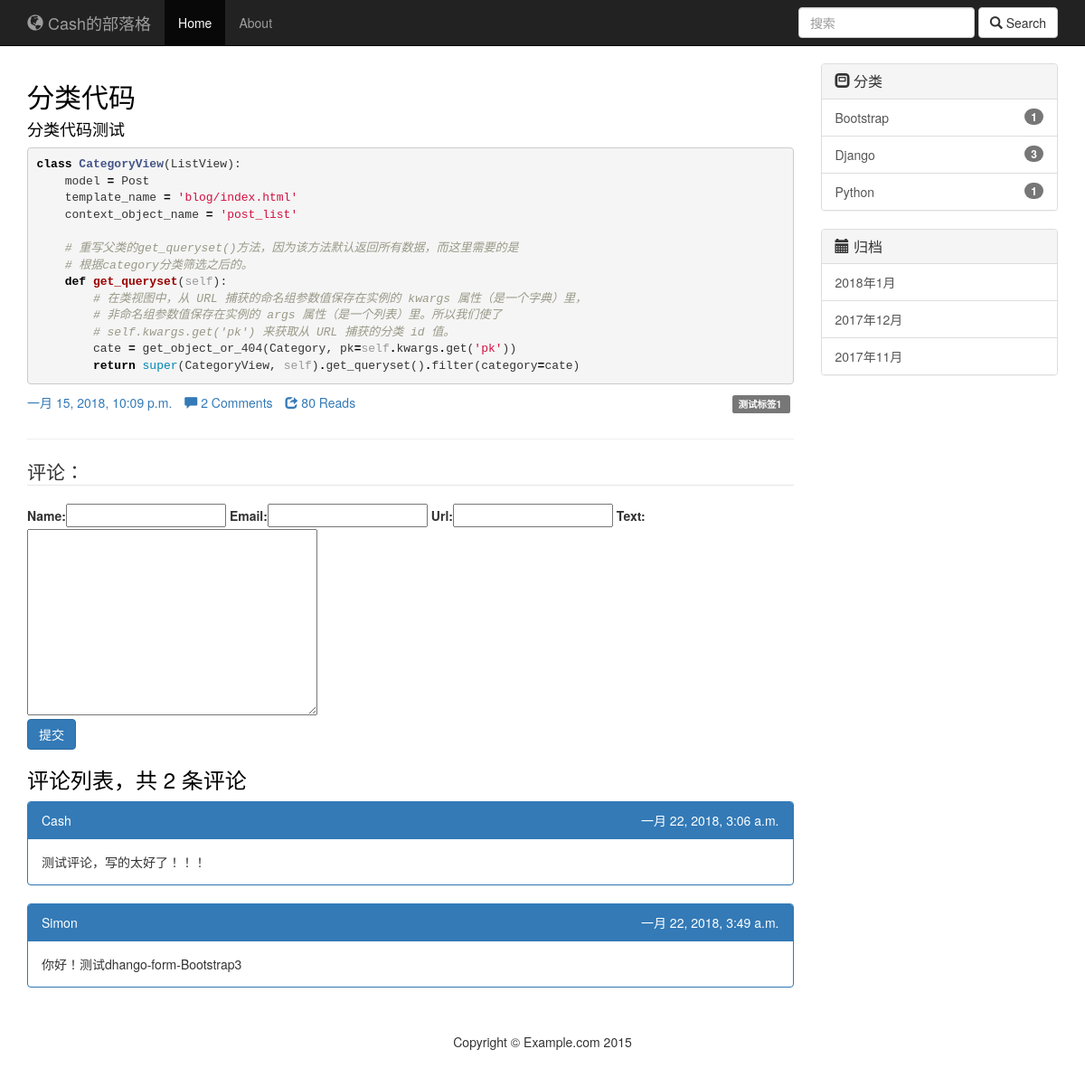
/post/5/, run on the app's committed database.
### blog/models.py (models this page shows, shortened)
class Post(models.Model):
    title = models.CharField(max_length=70)
    body = models.TextField()
    created_time = models.DateTimeField()
    modified_time = models.DateTimeField()
    excerpt = models.CharField(max_length=200, blank=True)
    category = models.ForeignKey(Category, on_delete=models.CASCADE)
    tags = models.ManyToManyField(Tag, blank=True)
    author = models.ForeignKey(User, on_delete=models.CASCADE)
    views = models.PositiveIntegerField(default=0)
    def increase_views(self):
        self.views += 1
        self.save(update_fields=['views'])
    def save(self, *args, **kwargs):
        if not self.excerpt:
            md = markdown.Markdown(extensions=[
                'markdown.extensions.extra',
                'markdown.extensions.codehilite',
            ])
            self.excerpt = strip_tags(md.convert(self.body))[:200]
        super(Post, self).save(*args, **kwargs)
    class Meta:
        ordering = ['-created_time']

class Tag(models.Model):
    name = models.CharField(max_length=100)

class Category(models.Model):
    name = models.CharField(max_length=100)

### comments/models.py (models this page shows, shortened)
class Comment(models.Model):
    name = models.CharField(max_length=100)
    email = models.EmailField(max_length=255)
    url = models.URLField(blank=True)
    text = models.TextField()
    created_time = models.DateTimeField(auto_now_add=True)
    post = models.ForeignKey('blog.Post', on_delete=models.CASCADE)

### blog/views.py (the view)
# urls.py: url(r'^post/(?P<pk>[0-9]+)/$', views.PostDetailView.as_view(),
class PostDetailView(DetailView):
    model = Post
    template_name = 'blog/detail.html'
    context_object_name = 'post'
    def get(self, request, *args, **kwargs):
        response = super(PostDetailView, self).get(request, *args, **kwargs)
        self.object.increase_views()
        return response
    def get_object(self, queryset=None):
        post = super(PostDetailView, self).get_object(queryset=None)
        md = markdown.Markdown(extensions=[
            'markdown.extensions.extra',
            'markdown.extensions.codehilite',
            TocExtension(slugify=slugify),
        ])
        post.body = md.convert(post.body)
        post.toc = md.toc
        return post
    def get_context_data(self, **kwargs):
        context = super(PostDetailView, self).get_context_data(**kwargs)
        form = CommentForm()
        comment_list = self.object.comment_set.all()
        context.update({'form': form,
                        'comment_list': comment_list
                        })
        return context

### comments/form.py
class CommentForm(forms.ModelForm):
    class Meta:
        model = Comment
        fields = ['name', 'email', 'url', 'text']

### blog/templatetags/blog_tags.py (called while the page is built)
@register.simple_tag
def archives():
    return Post.objects.dates('created_time', 'month', order='DESC')

@register.simple_tag
def get_categories():
    return Category.objects.all()

### templates/blog/detail.html (shortened to what this page needs)
{% extends 'base.html' %}
{% load bootstrap_tags %}
{% block main %}
    <div class="row">
        <article class="col-xs-12">
            <h2>{{ post.title }}</h2>
            <p>{{ post.body|safe }}</p>
            <p class="pull-right">
                {% for tag in post.tags.all %}
                    <a style="TEXT-DECORATION:none" href="{% url 'blog:tag' tag.pk %}">
                            <span class="label label-default">
                                {{ tag.name }}
                            </span>&nbsp;
                    </a>
                {% endfor %}
            </p>
            <ul class="list-inline">
                <li><a href="#">{{ post.created_time }}</a></li>
                <li><a href="#"><span class="glyphicon glyphicon-comment"></span> {{ post.comment_set.count }}
                    Comments</a></li>
                <li><a href="#"><span class="glyphicon glyphicon-share"></span> {{ post.views }} Reads</a></li>
            </ul>
        </article>
    </div>
    <hr>
    <form action="{% url 'comments:post_comment' post.pk %}" method="post" class="comment-form">
        <legend>评论：</legend>
        {{ form|as_bootstrap_inline }}
        <div class="form-actions">
            <button type="submit" class="btn btn-primary">提交</button>
        </div>
    </form>
    <div class="comment-list-panel">
        <h3>评论列表，共 <span>{{ comment_list|length }}</span> 条评论</h3>
        <ul class="comment-list list-group">
            {% for comment in comment_list %}
                <div class="panel panel-primary">
                    <div class="panel-heading">
                        {{ comment.name }}
                        <span class="pull-right">{{ comment.created_time }}</span>
                    </div>
                    <div class="panel-body">
                        {{ comment.text }}
                    </div>
                </div>
            {% empty %}
                暂无评论
            {% endfor %}
        </ul>
    </div>
{% endblock %}

### templates/base.html (shortened to what this page needs)
{% load staticfiles %}
{% load blog_tags %}
<!DOCTYPE html>
<html lang="en">
<head>
    <link href="{% static 'blog/css/bootstrap.min.css' %}" rel="stylesheet">
    <link href="{% static 'blog/css/custom.css' %}" rel="stylesheet">
    <link rel="stylesheet" href="{% static 'blog/css_BAK/highlights/github.css' %}">
</head>
<body>
<nav class="navbar navbar-inverse navbar-fixed-top" role="navigation">
    <div class="container">
        <div class="navbar-header">
            <a class="navbar-brand" href="#"><span class="glyphicon glyphicon-globe"></span> Cash的部落格</a>
        </div>
        <div class="collapse navbar-collapse" id="navbar">
            <ul class="nav navbar-nav">
                <li class="active">
                    <a href="{% url 'blog:index' %}">Home</a>
                </li>
                <li>
                    <a href="#">About</a>
                </li>
            </ul>
            <form class="navbar-form navbar-right" id="searchform" role="search" method="get"
                  action="{% url 'haystack_search' %}">
                <div class="form-group">
                    <input type="search" name="q" placeholder="搜索" class="form-control" required>
                </div>
                <button type="submit" class="btn btn-default"><span class="glyphicon glyphicon-search"></span> Search
                </button>
            </form>
        </div>
    </div>
</nav>
<div class="container-fluid">
    <div class="col-sm-9">
        {% block main %}
        {% endblock %}
    </div>
    <div class="col-sm-3">
        <div class="panel panel-default">
            <div class="panel-heading">
                <h1 class="panel-title"><span class="glyphicon glyphicon-modal-window"></span> 分类</h1>
            </div>
            {% get_categories as categories %}
            <div class="list-group">
                {% for category in categories %}
                    <a href="{% url 'blog:category' category.pk %}" class="list-group-item">{{ category.name }}
                        <span class="badge badge-primary badge-pill pull-right">{{ category.post_set.count }}</span>
                    </a>
                {% endfor %}
            </div>
        </div>
        <div class="panel panel-default">
            <div class="panel-heading">
                <h1 class="panel-title"><span class="glyphicon glyphicon-calendar"></span> 归档</h1>
            </div>
            {% archives as date_list %}
            <div class="list-group">
                {% for date in date_list %}
                    <a href="{% url 'blog:archives' date.year date.month %}"
                       class="list-group-item">
                        {{ date.year }}年{{ date.month }}月</a>
                {% endfor %}
            </div>
        </div>
    </div>
</div>
<footer>
    <div class="small-print">
        <div class="container">
            <p>Copyright &copy; Example.com 2015 </p>
        </div>
    </div>
</footer>
</body>
</html>

### blog/static/blog/css/custom.css (style rules this page uses)
body { padding-top: 70px; }
h1, h2, h3, h4, h5, h6 { color: black; }
.small-print { background-color: #fff; padding: 30px 0; }
.feature, .page-intro, .article-intro, .small-print { text-align: center; }

### blog/static/blog/css_BAK/highlights/github.css (style rules this page uses)
.codehilite .k { color: #000000; font-weight: bold }
.codehilite .o { color: #000000; font-weight: bold }
.codehilite .c1 { color: #999988; font-style: italic }
.codehilite .nb { color: #0086B3 }
.codehilite .nc { color: #445588; font-weight: bold }
.codehilite .nf { color: #990000; font-weight: bold }
.codehilite .w { color: #bbbbbb }
.codehilite .s1 { color: #d01040 }
.codehilite .bp { color: #999999 }

### data on the page
Post: title "分类代码", body "分类代码测试 class CategoryView ( ListView ): model = Post template_name = 'blog/index.html' context_object_name = 'post_list' # 重写父类的get_queryset()方法，因为该方法默认返回所有数据，而这里需要的是 # 根据category分类筛选之后的。 def get_queryset ( self ): # 在类视图中，从 URL 捕获的命名组参数值保存在实例的 kwargs 属性（是一个字典）里， # 非命名组参数值保存在实例的 args 属性（是一个列表）里。所以我们使了 # self.kwargs.get('pk') 来获取从 URL 捕获的分类 id 值。 cate = get_object_or_404 ( Category , pk = self . kwargs . get ( 'pk' )) return super ( CategoryView , self ) . get_queryset () . filter ( category = cate )", created_time "一月 15, 2018, 10:09 p.m.", comment_set.count "2", views "80"
Tag: name "测试标签1"
Comment: name "Cash", created_time "一月 22, 2018, 3:06 a.m.", text "测试评论，写的太好了！！！"
Comment: name "Simon", created_time "一月 22, 2018, 3:49 a.m.", text "你好！测试dhango-form-Bootstrap3"
Category: name "Bootstrap", post_set.count "1"
Category: name "Django", post_set.count "3"
Category: name "Python", post_set.count "1"

### other printed values
{{ comment_list|length }} "2"
{{ date.year }} "2018" "2017" "2017"
{{ date.month }} "1" "12" "11"
